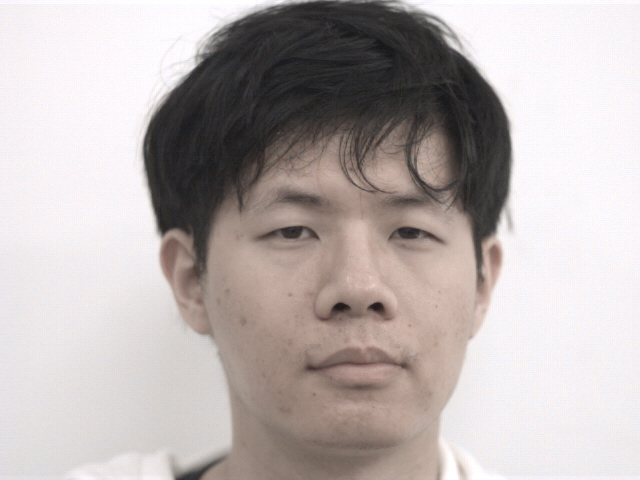
#> input picture data/A00008.jpg, 640 x 480 px, given as the content of the folder ./data/val, which was not available
$ python of_data_utils.py
#> lines starting #> are read from the running program, lines starting #| are printed output that depends on the picture; pictures that were not available may be replaced by others from this repository, and a replacement may not be noted
"""
Copyright 2020 The OneFlow Authors. All rights reserved.
Licensed under the Apache License, Version 2.0 (the "License");
you may not use this file except in compliance with the License.
You may obtain a copy of the License at
    http://www.apache.org/licenses/LICENSE-2.0
Unless required by applicable law or agreed to in writing, software
distributed under the License is distributed on an "AS IS" BASIS,
WITHOUT WARRANTIES OR CONDITIONS OF ANY KIND, either express or implied.
See the License for the specific language governing permissions and
limitations under the License.
"""

import os
import struct
import six
import numpy as np
import oneflow.core.record.record_pb2 as ofrecord
import cv2
import oneflow as flow
from PIL import Image, ImageOps
import oneflow.typing as tp

def is_image_file(filename):
    return any(filename.endswith(extension) for extension in ['.png', '.jpg', '.jpeg', '.PNG', '.JPG', '.JPEG'])


def load_dataset(data_dir, mode, hr_size, lr_size, npy=True):
    """
        image transform: randomly crop, mirror, normalization(0,1), transpose(bs, img_channel, h, w) and shuffle
    """
#> called with data_dir = './data', mode = 'val', hr_size = 88, lr_size = 22, npy = True
    images_dir = os.path.join(data_dir, mode)
    hr_imgs, lr_imgs = [], []
    for idx, d in enumerate(os.listdir(images_dir)):
        d = os.path.join(images_dir, d)
        print(d)
        if not is_image_file(d):
            print("The file is not an image in:{}, so we continune next one.".format(d))
            continue
        img = Image.open(d)
#> img is the input picture: PIL image 640x480 RGB; mean R, G, B 186.4, 178.4, 176.8

        # resize to 128 x 128 x 3, and randomly crop to 88 x 88 x 3
        r1, r2 = np.random.randint(40, size=2)
        hr_img = img.resize((hr_size + 40, hr_size + 40))
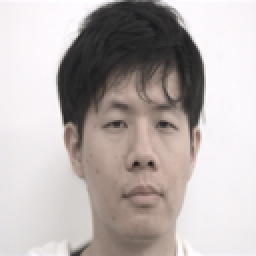
#> hr_img: PIL image 128x128 RGB (shown 2 times larger); mean R, G, B 186.4, 178.4, 176.8
        hr_img = hr_img.crop((r1, r2, r1 + hr_size, r2 + hr_size))
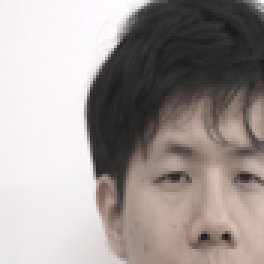
#> hr_img: PIL image 88x88 RGB (shown 3 times larger); mean R, G, B 161.5, 152.8, 150.8

        # shape of lr_img is 22 x 22 x 3
        # resize cropped hr_img using Image.BICUBIC
        lr_img = hr_img.resize((lr_size, lr_size), resample=3)
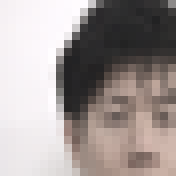
#> lr_img: PIL image 22x22 RGB (shown 8 times larger); mean R, G, B 161.4, 152.7, 150.7

        if np.random.rand() > 0.5:
            # random mirroring
            hr_img = ImageOps.mirror(hr_img)
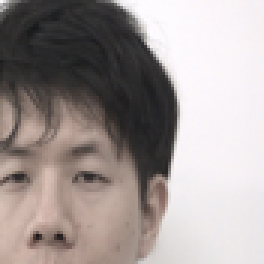
#> hr_img: PIL image 88x88 RGB (shown 3 times larger); mean R, G, B 161.5, 152.8, 150.8
            lr_img = ImageOps.mirror(lr_img)
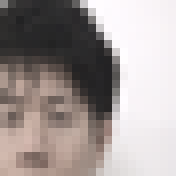
#> lr_img: PIL image 22x22 RGB (shown 8 times larger); mean R, G, B 161.4, 152.7, 150.7

        # normalizing the images to [0, 1]
        hr_img = np.array(hr_img) / 255.
#> hr_img: shape (88, 88, 3) float64
        lr_img = np.array(lr_img) / 255.
#> lr_img: shape (22, 22, 3) float64
        hr_img = hr_img.transpose(2, 0, 1)
        lr_img = lr_img.transpose(2, 0, 1)
        assert hr_img.shape == (3, hr_size, hr_size), hr_img.shape
        assert lr_img.shape == (3, lr_size, lr_size), lr_img.shape

        hr_imgs.append(hr_img) # 425 x 3 x 88 x 88
        lr_imgs.append(lr_img)  # 425 x 3 x 22 x 22

     # shuffle
    seed = 1024
    np.random.seed(seed)
    np.random.shuffle(hr_imgs)
    np.random.seed(seed)
    np.random.shuffle(lr_imgs)

    if npy:
        hr_imgs_save_path = os.path.join(data_dir, "{}_{}hr_imgs.npy".format(mode, hr_size))
        lr_imgs_save_path = os.path.join(data_dir, "{}_{}lr_imgs.npy".format(mode, lr_size))
        if hr_imgs != None:
            with open(hr_imgs_save_path, "wb") as f:
                print(hr_imgs_save_path)
                np.save(f, hr_imgs)
                f.close()

        if lr_imgs != None:
            with open(lr_imgs_save_path, "wb") as f:
                print(lr_imgs_save_path)
                np.save(f, lr_imgs)
                f.close()


def load_image(image_path):
    # to RGB
    image = cv2.imread(image_path)[:,:,::-1]
    H, W = image.shape[:2]
    image = (np.array(image) / 255.).astype(np.float32)
    image = image.transpose(2, 0, 1)
    image = np.ascontiguousarray(image)

    return image, H, W, image_path.split(".", 1)[0]+"_result." + image_path.split(".", 1)[1]


if __name__ == "__main__":
    crop_size = 88
    upscale_factor = 4
    lr_size = crop_size // upscale_factor
    data_dir = "./data"
    modes = ["val", "train"]
    for mode in modes:
        load_dataset(data_dir, mode, crop_size, lr_size)
